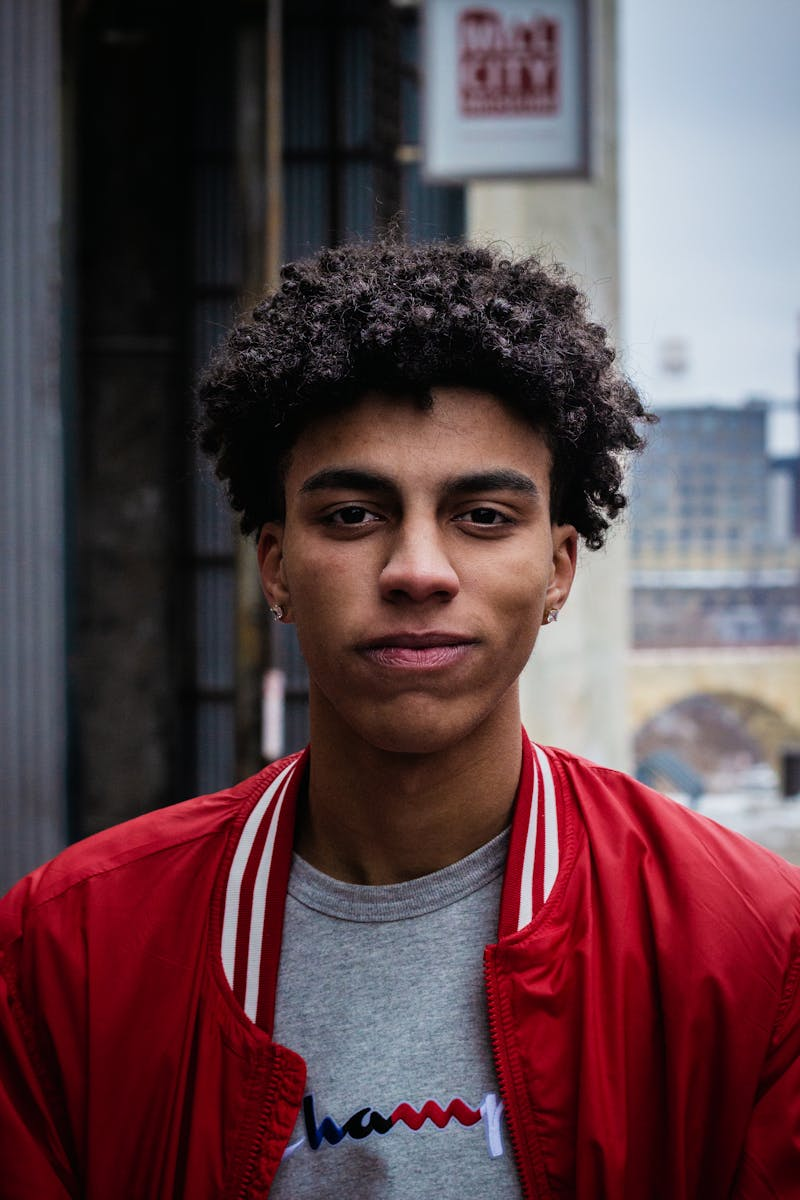
#> input picture projekt/datasets/person.jpg, 800 x 1200 px
$ python img_processing.py
#> lines starting #> are read from the running program, lines starting #| are printed output that depends on the picture; after the words box and inside, x2 and y2 are one past the last pixel; in counts of white or black regions, pixels touching at a corner belong together
import cv2
import numpy as np
import os

POSE_PAIRS = [
    [0, 1],   [1, 2],   [2, 3],   [3, 7],
    [0, 4],   [4, 5],   [5, 6],   [6, 8],
    [9, 10],
    [11, 12],
    [11, 13], [13, 15],
    [12, 14], [14, 16],
    [15, 17], [15, 19], [15, 21],
    [16, 18], [16, 20], [16, 22],
    [23, 24],
    [23, 25], [25, 27],
    [24, 26], [26, 28],
    [27, 29], [29, 31],
    [28, 30], [30, 32],
]

PERSON_COLORS = [
    (0, 255, 0),
    (255, 0, 0),
    (0, 0, 255),
    (255, 255, 0),
    (255, 0, 255),
    (0, 255, 255),
    (128, 0, 255),
    (255, 128, 0),
    (0, 255, 128),
    (128, 255, 0),
]

class FakeLandmark:
    def __init__(self, x, y):
        self.x = x
        self.y = y

def preprocess_image(img_path, max_dim=800):

#> called with img_path = 'projekt/datasets/person.jpg', max_dim = 800
    img = cv2.imread(img_path)
#> img is the input picture: shape (1200, 800, 3); mean B, G, R 74.8, 69.2, 94

    original_h, original_w = img.shape[:2]
#> original_h = 1200; original_w = 800

    # 1. Resizing
    if max(original_h, original_w) > max_dim:
        scale = max_dim / max(original_h, original_w)
#> scale = 0.667
        img = cv2.resize(img, None, fx=scale, fy=scale, interpolation=cv2.INTER_AREA)
#> img: shape (800, 533, 3)
        print(f"Resized to: {img.shape[1]} x {img.shape[0]}")
#| Resized to: 533 x 800

    # 2. Noise Reduction (gaussian blur)
    img_processed = cv2.GaussianBlur(img, (5, 5), 0)

    # [8 lines of commented-out code are left out]

    return img_processed, img

def draw_stick_figure(img_processed, landmarks, color=(0, 255, 0), canvas=None):

#> called with color = (0, 255, 0)
    image_h, image_w = img_processed.shape[:2]
#> image_h = 800; image_w = 533

    if canvas is None:
        canvas = np.zeros((image_h, image_w, 3), dtype=np.uint8)

    pixel_points = []
    for landmark in landmarks:
        pixel_x = int(landmark.x * image_w)
        pixel_y = int(landmark.y * image_h)
        pixel_points.append((pixel_x, pixel_y))

    for pair in POSE_PAIRS:
        idx_a, idx_b = pair
        if idx_a < len(pixel_points) and idx_b < len(pixel_points):
            if pixel_points[idx_a] is not None and pixel_points[idx_b] is not None:
                cv2.line(canvas, pixel_points[idx_a], pixel_points[idx_b], color, 2)
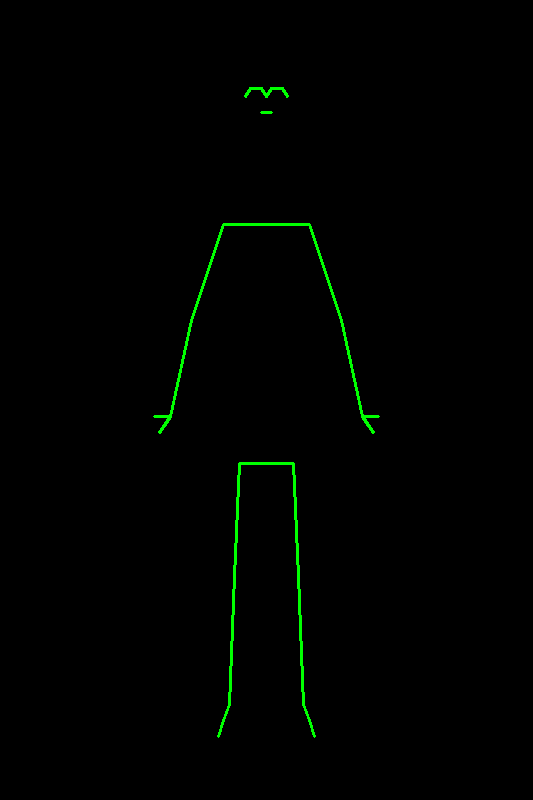
#> canvas: shape (800, 533, 3); mean of channels 0, 1, 2 0, 2.2, 0; drawn as B, G, R

    if len(pixel_points) >= 25:
        mid_shoulder = (
            (pixel_points[11][0] + pixel_points[12][0]) // 2,
            (pixel_points[11][1] + pixel_points[12][1]) // 2
        )
#> mid_shoulder = (266, 224)
        mid_hip = (
            (pixel_points[23][0] + pixel_points[24][0]) // 2,
            (pixel_points[23][1] + pixel_points[24][1]) // 2
        )
#> mid_hip = (266, 463)
        cv2.line(canvas, mid_shoulder, mid_hip, color, 2)
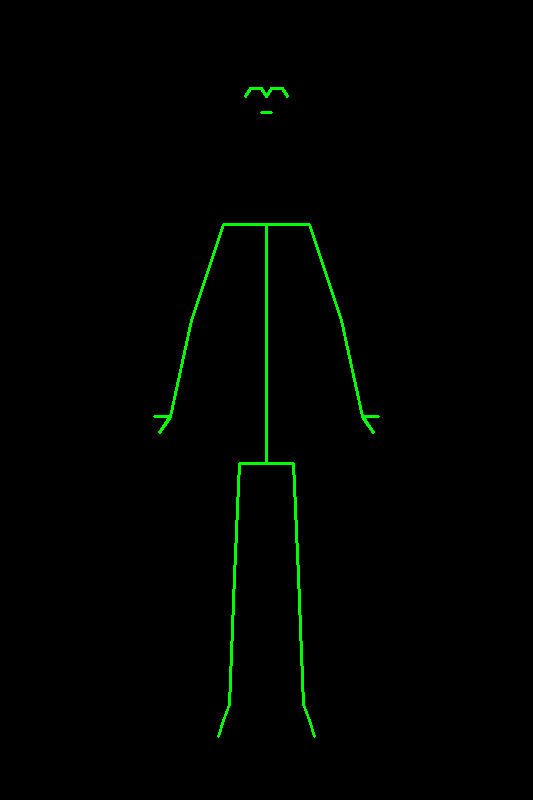
#> canvas: shape (800, 533, 3); 0.17% of pixels changed, all inside (x1, y1, x2, y2) = (265, 226, 268, 462); drawn as B, G, R

    for point in pixel_points:
        cv2.circle(canvas, point, 4, color, -1)
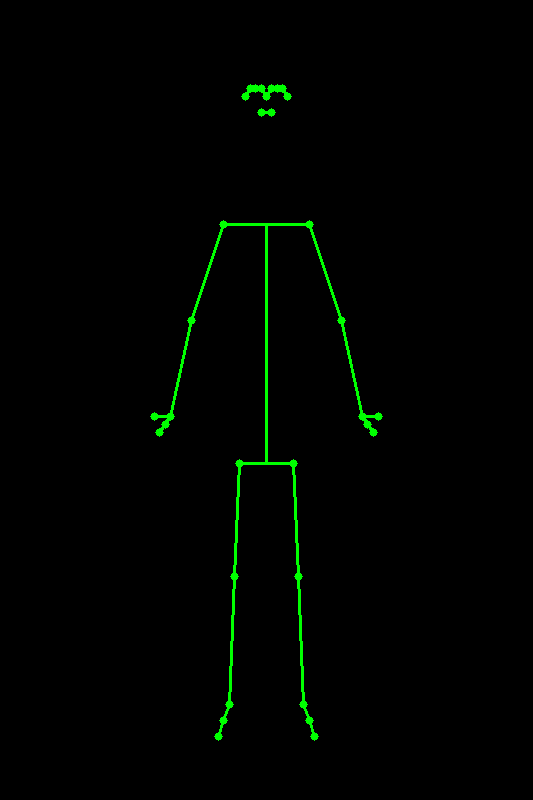
#> canvas: shape (800, 533, 3); 0.21% of pixels changed, all inside (x1, y1, x2, y2) = (150, 84, 383, 741); drawn as B, G, R

    comparison = np.hstack([img_processed, canvas])
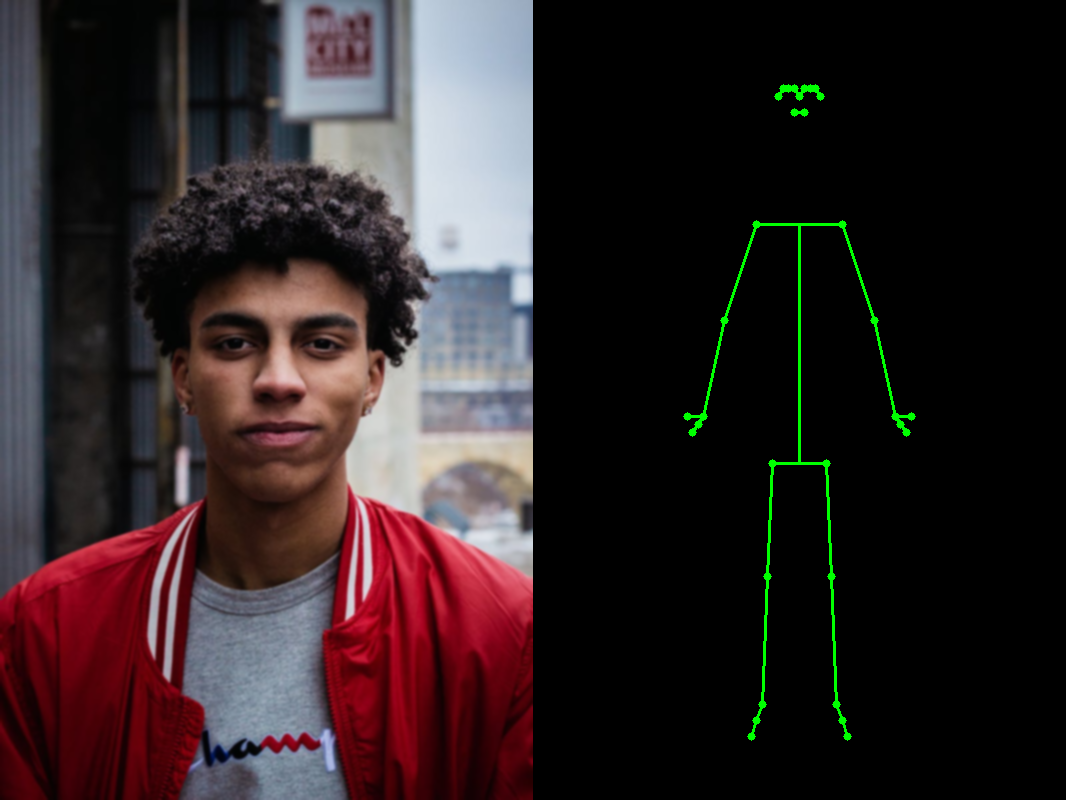
#> comparison: shape (800, 1066, 3); mean B, G, R 37.4, 36.1, 47

    return canvas, comparison

def save_and_display(canvas, comparison, output_path):

    cv2.imwrite(output_path, canvas)
    print(f"Stick figure saved to: {output_path}")

    cv2.imshow("Processed Image  |  Stick Figure", comparison)
    print("Press any key to close the window...")
    cv2.waitKey(0)
    cv2.destroyAllWindows()


if __name__ == "__main__":

    script_dir = os.path.dirname(os.path.abspath(__file__))
    test_img_path = os.path.join(script_dir, 'datasets', 'person.jpg')
    out_path = os.path.join(script_dir, 'datasets', 'stick_figure_output.png')

    # Test processing
    processed, original = preprocess_image(test_img_path)

    if processed is not None:
        # These are fake positions that roughly form a stick figure
        test_landmarks = [
            FakeLandmark(0.50, 0.12),  # 0  nose
            FakeLandmark(0.51, 0.11),  # 1  left eye inner
            FakeLandmark(0.52, 0.11),  # 2  left eye
            FakeLandmark(0.53, 0.11),  # 3  left eye outer
            FakeLandmark(0.49, 0.11),  # 4  right eye inner
            FakeLandmark(0.48, 0.11),  # 5  right eye
            FakeLandmark(0.47, 0.11),  # 6  right eye outer
            FakeLandmark(0.54, 0.12),  # 7  left ear
            FakeLandmark(0.46, 0.12),  # 8  right ear
            FakeLandmark(0.51, 0.14),  # 9  mouth left
            FakeLandmark(0.49, 0.14),  # 10 mouth right
            FakeLandmark(0.58, 0.28),  # 11 left shoulder
            FakeLandmark(0.42, 0.28),  # 12 right shoulder
            FakeLandmark(0.64, 0.40),  # 13 left elbow
            FakeLandmark(0.36, 0.40),  # 14 right elbow
            FakeLandmark(0.68, 0.52),  # 15 left wrist
            FakeLandmark(0.32, 0.52),  # 16 right wrist
            FakeLandmark(0.70, 0.54),  # 17 left pinky
            FakeLandmark(0.30, 0.54),  # 18 right pinky
            FakeLandmark(0.69, 0.53),  # 19 left index
            FakeLandmark(0.31, 0.53),  # 20 right index
            FakeLandmark(0.71, 0.52),  # 21 left thumb
            FakeLandmark(0.29, 0.52),  # 22 right thumb
            FakeLandmark(0.55, 0.58),  # 23 left hip
            FakeLandmark(0.45, 0.58),  # 24 right hip
            FakeLandmark(0.56, 0.72),  # 25 left knee
            FakeLandmark(0.44, 0.72),  # 26 right knee
            FakeLandmark(0.57, 0.88),  # 27 left ankle
            FakeLandmark(0.43, 0.88),  # 28 right ankle
            FakeLandmark(0.58, 0.90),  # 29 left heel
            FakeLandmark(0.42, 0.90),  # 30 right heel
            FakeLandmark(0.59, 0.92),  # 31 left foot index
            FakeLandmark(0.41, 0.92),  # 32 right foot index
        ]

        # Test drawing
        stick_canvas, comp_img = draw_stick_figure(processed, test_landmarks)

        # Test saving and displaying
        save_and_display(stick_canvas, comp_img, out_path)
